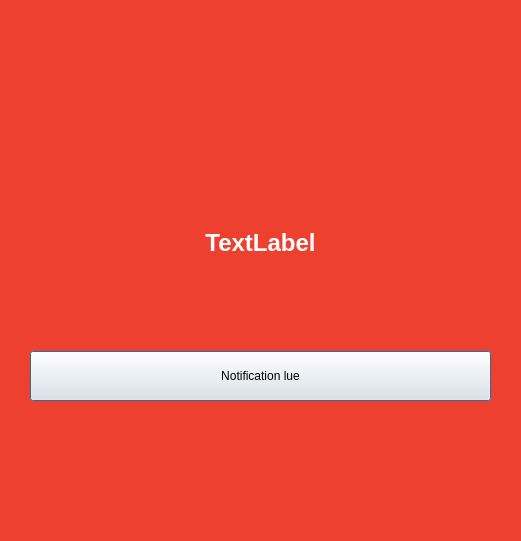
<?xml version="1.0" encoding="UTF-8"?>
<ui version="4.0">
 <class>alert_dialog</class>
 <widget class="QDialog" name="alert_dialog">
  <property name="geometry">
   <rect>
    <x>0</x>
    <y>0</y>
    <width>521</width>
    <height>541</height>
   </rect>
  </property>
  <property name="palette">
   <palette>
    <active>
     <colorrole role="Base">
      <brush brushstyle="SolidPattern">
       <color alpha="255">
        <red>255</red>
        <green>255</green>
        <blue>255</blue>
       </color>
      </brush>
     </colorrole>
     <colorrole role="Window">
      <brush brushstyle="SolidPattern">
       <color alpha="255">
        <red>238</red>
        <green>64</green>
        <blue>47</blue>
       </color>
      </brush>
     </colorrole>
    </active>
    <inactive>
     <colorrole role="Base">
      <brush brushstyle="SolidPattern">
       <color alpha="255">
        <red>255</red>
        <green>255</green>
        <blue>255</blue>
       </color>
      </brush>
     </colorrole>
     <colorrole role="Window">
      <brush brushstyle="SolidPattern">
       <color alpha="255">
        <red>238</red>
        <green>64</green>
        <blue>47</blue>
       </color>
      </brush>
     </colorrole>
    </inactive>
    <disabled>
     <colorrole role="Base">
      <brush brushstyle="SolidPattern">
       <color alpha="255">
        <red>238</red>
        <green>64</green>
        <blue>47</blue>
       </color>
      </brush>
     </colorrole>
     <colorrole role="Window">
      <brush brushstyle="SolidPattern">
       <color alpha="255">
        <red>238</red>
        <green>64</green>
        <blue>47</blue>
       </color>
      </brush>
     </colorrole>
    </disabled>
   </palette>
  </property>
  <property name="windowTitle">
   <string>MESSAGE IMPORTANT</string>
  </property>
  <property name="windowOpacity">
   <double>0.950000000000000</double>
  </property>
  <widget class="QWidget" name="verticalLayoutWidget">
   <property name="geometry">
    <rect>
     <x>20</x>
     <y>130</y>
     <width>481</width>
     <height>281</height>
    </rect>
   </property>
   <layout class="QVBoxLayout" name="Alert_layout">
    <property name="sizeConstraint">
     <enum>QLayout::SetMaximumSize</enum>
    </property>
    <property name="leftMargin">
     <number>10</number>
    </property>
    <property name="topMargin">
     <number>10</number>
    </property>
    <property name="rightMargin">
     <number>10</number>
    </property>
    <property name="bottomMargin">
     <number>10</number>
    </property>
    <item>
     <widget class="QLabel" name="alert_dialog_txt">
      <property name="palette">
       <palette>
        <active>
         <colorrole role="WindowText">
          <brush brushstyle="SolidPattern">
           <color alpha="255">
            <red>255</red>
            <green>255</green>
            <blue>255</blue>
           </color>
          </brush>
         </colorrole>
        </active>
        <inactive>
         <colorrole role="WindowText">
          <brush brushstyle="SolidPattern">
           <color alpha="255">
            <red>255</red>
            <green>255</green>
            <blue>255</blue>
           </color>
          </brush>
         </colorrole>
        </inactive>
        <disabled>
         <colorrole role="WindowText">
          <brush brushstyle="SolidPattern">
           <color alpha="255">
            <red>190</red>
            <green>190</green>
            <blue>190</blue>
           </color>
          </brush>
         </colorrole>
        </disabled>
       </palette>
      </property>
      <property name="font">
       <font>
        <pointsize>18</pointsize>
        <weight>75</weight>
        <bold>true</bold>
       </font>
      </property>
      <property name="text">
       <string>TextLabel</string>
      </property>
      <property name="alignment">
       <set>Qt::AlignCenter</set>
      </property>
      <property name="wordWrap">
       <bool>true</bool>
      </property>
     </widget>
    </item>
    <item>
     <widget class="QPushButton" name="pushButton">
      <property name="minimumSize">
       <size>
        <width>0</width>
        <height>50</height>
       </size>
      </property>
      <property name="baseSize">
       <size>
        <width>0</width>
        <height>50</height>
       </size>
      </property>
      <property name="text">
       <string>Notification lue</string>
      </property>
     </widget>
    </item>
   </layout>
  </widget>
 </widget>
 <resources/>
 <connections/>
</ui>
